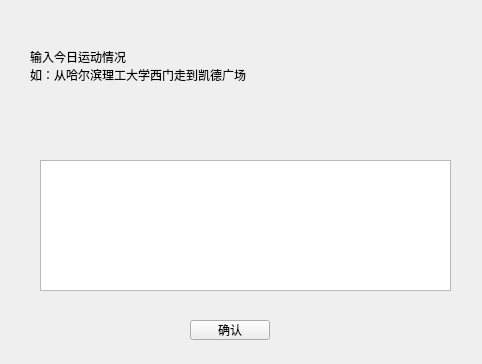
<?xml version="1.0" encoding="UTF-8"?>
<ui version="4.0">
 <class>runPage</class>
 <widget class="QWidget" name="runPage">
  <property name="geometry">
   <rect>
    <x>0</x>
    <y>0</y>
    <width>482</width>
    <height>364</height>
   </rect>
  </property>
  <property name="windowTitle">
   <string>Form</string>
  </property>
  <widget class="QTextEdit" name="textEdit">
   <property name="geometry">
    <rect>
     <x>40</x>
     <y>160</y>
     <width>411</width>
     <height>131</height>
    </rect>
   </property>
  </widget>
  <widget class="QPushButton" name="pushButton">
   <property name="geometry">
    <rect>
     <x>190</x>
     <y>320</y>
     <width>80</width>
     <height>20</height>
    </rect>
   </property>
   <property name="text">
    <string>确认</string>
   </property>
  </widget>
  <widget class="QLabel" name="label">
   <property name="geometry">
    <rect>
     <x>30</x>
     <y>30</y>
     <width>321</width>
     <height>71</height>
    </rect>
   </property>
   <property name="text">
    <string>输入今日运动情况
如：从哈尔滨理工大学西门走到凯德广场</string>
   </property>
  </widget>
 </widget>
 <resources/>
 <connections/>
</ui>
